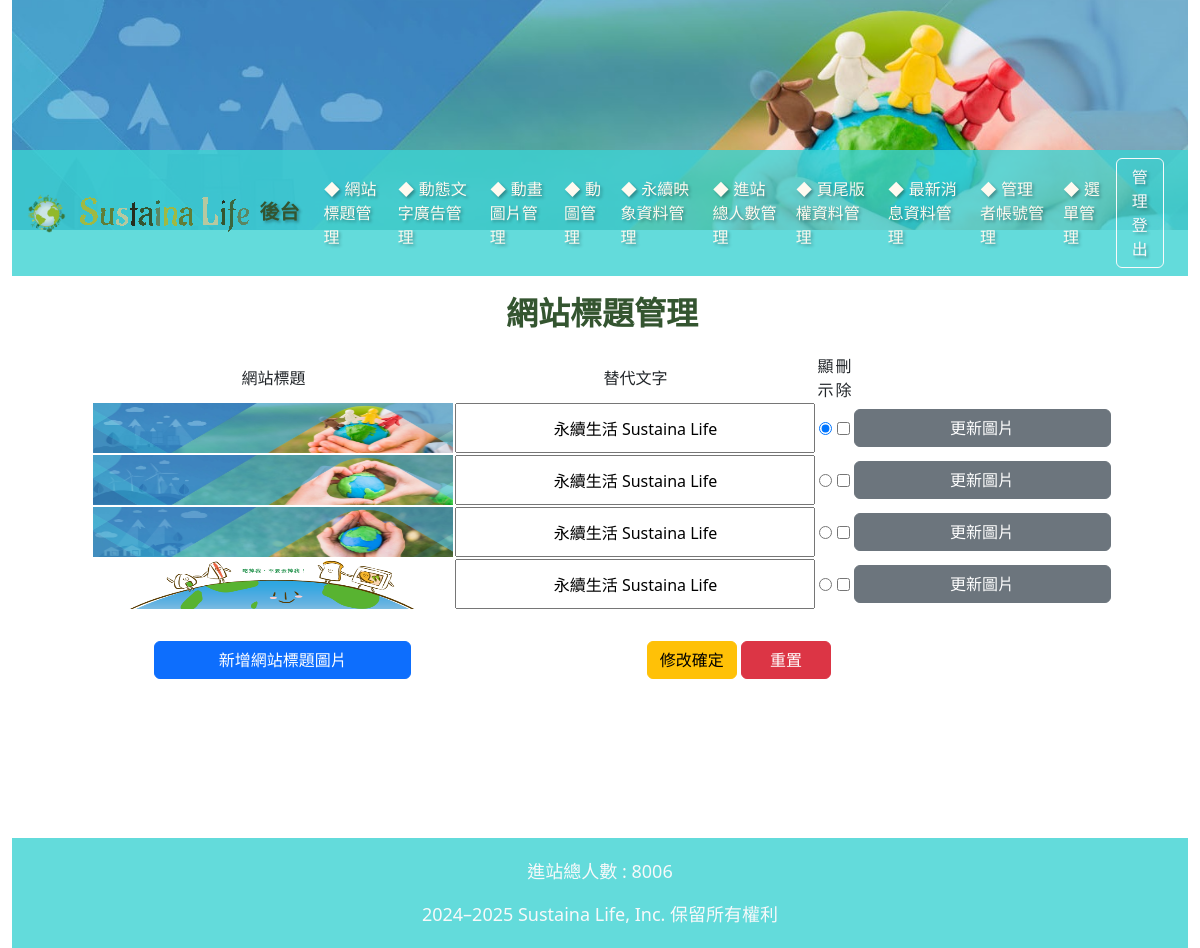
Page /admin.php (signed in) on the committed database.
### tables this page shows
CREATE TABLE `titles` (
  `id` int(10) UNSIGNED NOT NULL,
  `img` text NOT NULL,
  `text` text NOT NULL,
  `sh` int(1) UNSIGNED NOT NULL DEFAULT 0
);

CREATE TABLE `total` (
  `id` int(10) UNSIGNED NOT NULL,
  `total` int(10) UNSIGNED NOT NULL
);

CREATE TABLE `bottom` (
  `id` int(10) UNSIGNED NOT NULL,
  `bottom` text NOT NULL
);

### api/db.php (called while the page is built, shortened)
<?php
class DB{
    protected $dsn="mysql:host=localhost;charset=utf8;dbname=db14-1";
    protected $pdo;
    protected $table;
    function __construct($table){
        $this->table=$table;
        $this->pdo=new PDO($this->dsn,'root','');
    }
    function all(...$arg){
        $sql="SELECT * FROM $this->table ";
        return $this->fetchALL($sql);
    }
    function find($id){
        $sql="SELECT * FROM $this->table ";
            if(is_array($id)){
                $where=$this->a2s($id);
                $sql=$sql . " WHERE ". join(" && ",$where);
            }else{
                $sql .= " WHERE `id` ='$id' ";
            }
            return $this->fetchOne($sql);
        }
    function a2s($array){
        $tmp=[];
        foreach($array as $key => $value){
            $tmp[]="`$key`='$value'";
        }
        return $tmp;
    }
protected function fetchOne($sql){
    return $this->pdo->query($sql)->fetch(PDO::FETCH_ASSOC);
}
protected function fetchALL($sql){
    return $this->pdo->query($sql)->fetchALL(PDO::FETCH_ASSOC);
}
}
$Title=new DB('titles');
$Total=new DB('total');
$Bottom=new DB('bottom');

### backend/title.php (the view, shortened to what this page needs)
<div class="di" style="height:540px; border:#00 1px solid; width:100%; margin:2px 2px 0px 2px; float:left; position:relative;text-align-last: center;
    text-align: -webkit-center;">
    <?php include_once "logout.php";?>
    <div style="width:99%; height:95%; margin:auto; overflow:auto; border:#00 1px solid;">
        <h2 class="t cent botli" style="color: rgb(52 85 48); margin-bottom: 20px;">
            <strong>網站標題管理</strong>
        </h2>
        <form method="post" action="./api/edit.php">
            <table width="80%">
                <tbody>
                    <tr class="yel" style="text-align: center;">
                        <td width="25%">網站標題</td>
                        <td width="25%">替代文字</td>
                        <td width="10%">顯示</td>
                        <td width="10%">刪除</td>
                        <td width="10%"></td>
                    </tr>
                    <?php
                    $rows=$Title->all();
                    foreach($rows as $row){
                    ?>
                    <tr style="text-align: center;">
                        <td>
                            <img src="./upload/<?=$row['img'];?>" style="width:360px;height:50px;">
                        </td>
                        <td>
                            <input type=" text" name="text[]" value="<?=$row['text'];?>"
                                style="width:360px;height:50px;">
                        </td>
                        <td>
                            <input type="radio" name="sh" value="<?=$row['id'];?>" <?=($row['sh']==1)?'checked':'';?>>
                        </td>
                        <td>
                            <input type="checkbox" name="del[]" value="<?=$row['id'];?>">
                        </td>
                        <td>
                            <input class="btn btn-secondary" data-bs-toggle="modal" data-bs-target="#addTitleImageModal"
                                value="更新圖片"
                                onclick="loadModalContent('./modal/upload_<?=$do;?>.php?id=<?=$row['id'];?>&table=<?=$do;?>')">
                        </td>
                    </tr>
                    <?php
                    }
                    ?>
                </tbody>
            </table>
            <table style="margin-top:30px; width: 80%;">
                <tbody>
                    <tr>
                        <td width="30%">
                            <input class="btn btn-primary" data-bs-toggle="modal" data-bs-target="#addTitleImageModal"
                                value="新增網站標題圖片" onclick="loadModalContent('./modal/<?=$do;?>.php?table=<?=$do;?>')">
                        </td>
                        <td class="cent">
                            <input type="submit" value="修改確定" class="btn btn-warning">
                            <input type="reset" value="　重置　" class="btn btn-danger">
                        </td>
                    </tr>
                </tbody>
            </table>
        </form>
    </div>
</div>

### admin.php (shortened to what this page needs)
﻿<?php include_once "api/db.php";
?>
<!DOCTYPE html>
<html lang="zh-TW">
<head>
    <link rel="stylesheet" href="https://cdnjs.cloudflare.com/ajax/libs/bootstrap/5.3.3/css/bootstrap.min.css"
 />
    <link href="https://cdnjs.cloudflare.com/ajax/libs/font-awesome/6.0.0-beta3/css/all.min.css" rel="stylesheet">
</head>
<body>
    <div id="main" class="container-fluid">
        <div class="row" style="margin: -24px -12px 0px -12px;">
            <div class=" col-12 text-center">
                <a href="WebBackend_System.php" title="<?= $Title->find(['sh' => 1])['text']; ?>">
                    <img src="./upload/<?= $Title->find(['sh' => 1])['img']; ?>"
                        alt="<?= $Title->find(['sh' => 1])['text']; ?>" class="img-fluid"
                        style="min-width: 100%;max-height: 230px; object-fit: cover;object-position: 50% 10%;">
                </a>
            </div>
        </div>
        <div class="row" style="margin: 0px 0px 0px 0px;">
            <nav class="navbar navbar-expand-lg sticky-top" style="margin-top: -80px; background-color: rgba(60, 210, 210, 0.8);
            text-shadow: 2px 2px 3px rgba(0, 0, 0, 0.3); ">
                <div class="container-fluid">
                    <a class="navbar-brand" href="?do=admin" style="color: rgb(52 85 48);">
                        <img src="./images/left01.png" alt="Sustaina Life" width="45" height="45" onclick="">
                        <img src="./images/left.gif" alt="永續生活 Sustaina Life">&nbsp;<strong>後台</strong>
                    </a>
                    <div class="collapse navbar-collapse" id="navbarNav"
                        style="--bs-navbar-color: floralwhite; font-size: 16px;">
                        <ul class="navbar-nav mx-auto">
                            <li class="nav-item"><a class="nav-link" href="?do=title">◆ 網站標題管理</a></li>
                            <li class="nav-item"><a class="nav-link" href="?do=ad">◆ 動態文字廣告管理</a></li>
                            <li class="nav-item"><a class="nav-link" href="?do=mvim">◆ 動畫圖片管理</a></li>
                            <li class="nav-item"><a class="nav-link" href="?do=mvim2">◆ 動圖管理</a></li>
                            <li class="nav-item"><a class="nav-link" href="?do=image">◆ 永續映象資料管理</a></li>
                            <li class="nav-item"><a class="nav-link" href="?do=total">◆ 進站總人數管理</a></li>
                            <li class="nav-item"><a class="nav-link" href="?do=bottom">◆ 頁尾版權資料管理</a></li>
                            <li class="nav-item"><a class="nav-link" href="?do=news">◆ 最新消息資料管理</a></li>
                            <li class="nav-item"><a class="nav-link" href="?do=admin">◆ 管理者帳號管理</a></li>
                            <li class="nav-item"><a class="nav-link" href="?do=menu">◆ 選單管理</a></li>
                        </ul>
                        <div class="d-flex align-items-center" style="margin-right:12px;">
                            <a class="btn btn-outline-light ms-1" href="javascript:void(0);"
                                onclick="document.cookie='user=;'; location.replace('./api/logout.php');">
                                管理登出
                            </a>
                        </div>
                    </div>
                </div>
            </nav>
            <div class="container mt-3">
                <?php
            $do = $_GET['do'] ?? 'title';
            $file = "./backend/{$do}.php";
            if (file_exists($file)) {
                include $file;
            } else {
                include "./backend/title.php";
            }
        ?>
            </div>
            <footer class=" card-body text-light text-center py-1 mt-1"
                style="background-color: rgba(60, 210, 210, 0.8); font-size: 18px;">
                <p style="margin-top:1rem">進站總人數 : <?= $Total->find(1)['total']; ?></p>
                <p><?=$Bottom->find(1)['bottom'];?></p>
            </footer>
</body>

### rows in the picture
titles: img (picture), text "永續生活 Sustaina Life", sh "☑"
titles: img (picture), text "永續生活 Sustaina Life"
titles: img (picture), text "永續生活 Sustaina Life"
titles: img (picture), text "永續生活 Sustaina Life"
total: total "8006"
bottom: bottom "2024–2025 Sustaina Life, Inc. 保留所有權利"
